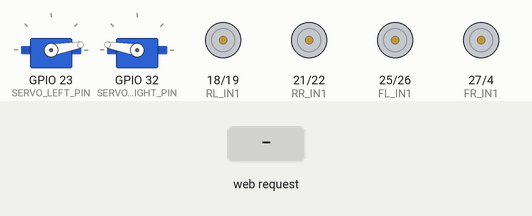
A sketch run on a simulated ESP32. Parts: 2 × servo, motor-driver pin pairs drawn as motors (green arrow = first pin HIGH = forward, orange = second pin HIGH = backward, longer = more drive). The inputs (shaded band) are chosen by the test bench. WiFi joins after 1.5 s; servers stay silent unless stated; what the sketch prints to the serial monitor is not drawn.

Above: at 2.7 s.
2.8 s: HTTP request GET /move?cmd=F received
At 3.2 s:
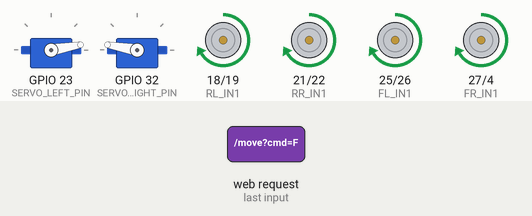
4.9 s: HTTP request GET /move?cmd=B received
7.0 s: HTTP request GET /move?cmd=SL received
At 7.4 s:
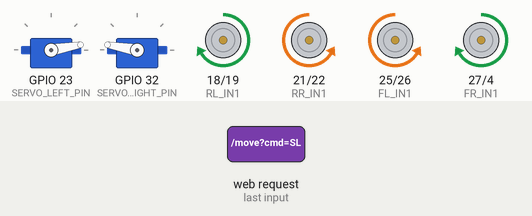
9.1 s: HTTP request GET /move?cmd=SR received
At 9.5 s:
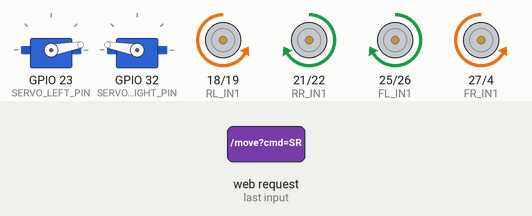
Timing chart, 0 to 12.1 s (numbered marks = the images above; inputs shaded):
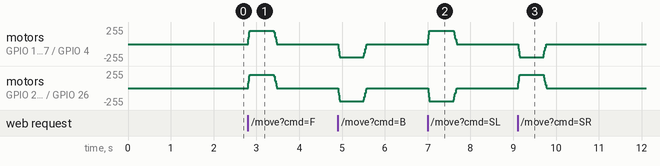

Measured:
- after the input at 2.8 s, motor on GPIO 18 (RL_IN1) / GPIO 19 (RL_IN2), motor on GPIO 21 (RR_IN1) / GPIO 22 (RR_IN2), motor on GPIO 25 (FL_IN1) / GPIO 26 (FL_IN2), motor on GPIO 27 (FR_IN1) / GPIO 4 (FR_IN2): rises from stopped to forward 200/255 in 0.03 s, then falls to stopped in 0.64 s
- after the input at 7.0 s, motor on GPIO 18 (RL_IN1) / GPIO 19 (RL_IN2), motor on GPIO 27 (FR_IN1) / GPIO 4 (FR_IN2): rises from stopped to forward 200/255 in 0.03 s, then falls to stopped in 0.64 s
- after the input at 9.1 s, motor on GPIO 21 (RR_IN1) / GPIO 22 (RR_IN2), motor on GPIO 25 (FL_IN1) / GPIO 26 (FL_IN2): rises from stopped to forward 200/255 in 0.03 s, then falls to stopped in 0.63 s

The sketch:

manual.ino
```cpp
#include <WiFi.h>
#include <WebServer.h>
#include <ESP32Servo.h>

// =================================================================
// 1. NETWORK CONFIGURATION
// =================================================================
const char* WIFI_SSID     = "OX";
const char* WIFI_PASSWORD = "sadman02610";

// =================================================================
// 2. UPDATED PIN ASSIGNMENTS (GPIO 14 -> GPIO 4)
// =================================================================
// Front Left (FL)
#define FL_IN1 25
#define FL_IN2 26

// Front Right (FR) - CHANGED IN2 TO GPIO 4
#define FR_IN1 27
#define FR_IN2 4

// Rear Left (RL)
#define RL_IN1 18
#define RL_IN2 19

// Rear Right (RR)
#define RR_IN1 21
#define RR_IN2 22

// Servo Pins
#define SERVO_LEFT_PIN  23
#define SERVO_RIGHT_PIN 32

// Servo Angles
#define ARM_LEFT_DOWN   10
#define ARM_LEFT_UP     110
#define ARM_RIGHT_DOWN  170
#define ARM_RIGHT_UP    70

Servo leftServo;
Servo rightServo;
WebServer server(80);

int currentSpeed = 200;
unsigned long lastHeartbeatTime = 0;
const unsigned long WATCHDOG_TIMEOUT_MS = 600;

// Non-blocking Speed Ramping
int targetFL = 0, targetFR = 0, targetRL = 0, targetRR = 0;
int actualFL = 0, actualFR = 0, actualRL = 0, actualRR = 0;

unsigned long lastRampUpdate = 0;
const unsigned long RAMP_INTERVAL_MS = 8;
const int RAMP_STEP_UP   = 35;
const int RAMP_STEP_DOWN = 22;

// Embedded HTML
const char INDEX_HTML[] PROGMEM = R"rawliteral(
<!DOCTYPE html>
<html lang="en">
<head>
  <meta charset="UTF-8">
  <meta name="viewport" content="width=device-width, initial-scale=1.0, maximum-scale=1.0, user-scalable=no">
  <title>RESONO — Controller</title>
  <style>
    * { box-sizing: border-box; -webkit-touch-callout: none; -webkit-user-select: none; user-select: none; touch-action: none; }
    body { background: #0b1120; color: #f8fafc; font-family: -apple-system, BlinkMacSystemFont, "Segoe UI", Roboto, sans-serif; margin: 0; padding: 16px; display: flex; flex-direction: column; align-items: center; }
    .header { text-align: center; margin-bottom: 12px; }
    .header h1 { margin: 0; font-size: 22px; color: #38bdf8; letter-spacing: 2px; }
    .header p { margin: 2px 0 0 0; font-size: 11px; color: #94a3b8; }
    .badge { display: inline-block; padding: 3px 8px; border-radius: 999px; background: rgba(56, 189, 248, 0.15); color: #38bdf8; font-size: 11px; font-weight: 600; margin-top: 4px; }
    .card { background: #1e293b; border-radius: 16px; padding: 14px; width: 100%; max-width: 360px; box-shadow: 0 4px 20px rgba(0,0,0,0.4); margin-bottom: 14px; border: 1px solid #334155; }
    .section-title { font-size: 12px; text-transform: uppercase; letter-spacing: 1px; color: #94a3b8; margin-bottom: 10px; font-weight: 700; }
    .grid { display: grid; grid-template-columns: repeat(3, 1fr); gap: 10px; }
    button.btn { background: #334155; color: #f8fafc; border: 1px solid #475569; border-radius: 12px; width: 100%; height: 58px; font-size: 20px; font-weight: 600; display: flex; justify-content: center; align-items: center; cursor: pointer; transition: background 0.05s ease, transform 0.05s ease; }
    button.btn:active, button.btn.active { background: #38bdf8 !important; color: #0b1120 !important; border-color: #38bdf8 !important; transform: scale(0.96); }
    button.btn-stop { background: #ef4444 !important; border-color: #dc2626 !important; color: white !important; font-size: 13px; }
    .arm-grid { display: grid; grid-template-columns: 1fr; gap: 8px; }
    .btn-arm-up { background: #0284c7 !important; border-color: #0ea5e9 !important; height: 48px !important; font-size: 14px !important; }
    .btn-arm-down { background: #475569 !important; border-color: #64748b !important; height: 40px !important; font-size: 13px !important; }
    .slider-container { margin-top: 12px; }
    .slider-header { display: flex; justify-content: space-between; font-size: 12px; color: #94a3b8; margin-bottom: 6px; }
    input[type=range] { width: 100%; height: 6px; background: #475569; border-radius: 4px; outline: none; -webkit-appearance: none; }
    input[type=range]::-webkit-slider-thumb { -webkit-appearance: none; width: 22px; height: 22px; border-radius: 50%; background: #38bdf8; cursor: pointer; }
  </style>
</head>
<body>
  <div class="header">
    <h1>RESONO</h1>
    <p>Odyssey X • WRO 2026</p>
    <div class="badge">ESP32 Clean Boot</div>
  </div>
  <div class="card">
    <div class="section-title">4WD Mecanum Base</div>
    <div class="grid">
      <button class="btn" id="btnTL">↺</button>
      <button class="btn" id="btnF">▲</button>
      <button class="btn" id="btnTR">↻</button>
      <button class="btn" id="btnSL">◀</button>
      <button class="btn btn-stop" id="btnStop">STOP</button>
      <button class="btn" id="btnSR">▶</button>
      <div></div>
      <button class="btn" id="btnB">▼</button>
      <div></div>
    </div>
    <div class="slider-container">
      <div class="slider-header">
        <span>Motor Speed PWM (0 - 255)</span>
        <span id="speedVal">200</span>
      </div>
      <input type="range" min="0" max="255" value="200" id="speedSlider" oninput="updateSpeedDisplay(this.value)" onchange="sendSpeed(this.value)">
    </div>
  </div>
  <div class="card">
    <div class="section-title">Robotic Arms & Cue</div>
    <div class="arm-grid">
      <button class="btn btn-arm-up" onclick="sendArm('up')">🙌 RAISE BOTH ARMS</button>
      <button class="btn btn-arm-down" onclick="sendArm('down')">👇 Lower Both Arms</button>
    </div>
  </div>
  <script>
    let activeCmd = null;
    let heartbeatInterval = null;
    function sendCommand(cmd) { fetch('/move?cmd=' + cmd).catch(() => {}); }
    function startHold(cmd, element) {
      if (activeCmd === cmd) return;
      activeCmd = cmd;
      if (element) element.classList.add('active');
      sendCommand(cmd);
      if (heartbeatInterval) clearInterval(heartbeatInterval);
      heartbeatInterval = setInterval(() => { if (activeCmd) sendCommand(activeCmd); }, 120);
    }
    function stopHold(element) {
      if (!activeCmd) return;
      activeCmd = null;
      if (heartbeatInterval) { clearInterval(heartbeatInterval); heartbeatInterval = null; }
      if (element) element.classList.remove('active');
      sendCommand('STOP');
    }
    function bindButton(id, cmd) {
      const el = document.getElementById(id);
      if (!el) return;
      const onStart = (e) => { e.preventDefault(); startHold(cmd, el); };
      const onEnd   = (e) => { e.preventDefault(); stopHold(el); };
      el.addEventListener('mousedown', onStart);
      el.addEventListener('mouseup', onEnd);
      el.addEventListener('mouseleave', onEnd);
      el.addEventListener('touchstart', onStart, { passive: false });
      el.addEventListener('touchend', onEnd, { passive: false });
      el.addEventListener('touchcancel', onEnd, { passive: false });
    }
    bindButton('btnF', 'F'); bindButton('btnB', 'B'); bindButton('btnSL', 'SL');
    bindButton('btnSR', 'SR'); bindButton('btnTL', 'TL'); bindButton('btnTR', 'TR');
    document.getElementById('btnStop').addEventListener('click', () => { stopHold(null); });
    function sendArm(action) { fetch('/arms?state=' + action).catch(() => {}); }
    function updateSpeedDisplay(val) { document.getElementById('speedVal').innerText = val; }
    function sendSpeed(val) { fetch('/speed?val=' + val).catch(() => {}); }
    window.addEventListener('blur', () => { stopHold(null); });
  </script>
</body>
</html>
)rawliteral";

void applyMotorPWM(int in1, int in2, int speed) {
  if (speed > 0) {
    analogWrite(in1, speed);
    analogWrite(in2, 0);
  } else if (speed < 0) {
    analogWrite(in1, 0);
    analogWrite(in2, -speed);
  } else {
    analogWrite(in1, 0);
    analogWrite(in2, 0);
  }
}

int calculateRamp(int current, int target) {
  if (current == target) return current;
  int step = (abs(target) < abs(current)) ? RAMP_STEP_DOWN : RAMP_STEP_UP;
  if (current < target) {
    current += step;
    if (current > target) current = target;
  } else {
    current -= step;
    if (current < target) current = target;
  }
  return current;
}

void updateMotorRamping() {
  actualFL = calculateRamp(actualFL, targetFL);
  actualFR = calculateRamp(actualFR, targetFR);
  actualRL = calculateRamp(actualRL, targetRL);
  actualRR = calculateRamp(actualRR, targetRR);

  applyMotorPWM(FL_IN1, FL_IN2, actualFL);
  applyMotorPWM(FR_IN1, FR_IN2, actualFR);
  applyMotorPWM(RL_IN1, RL_IN2, actualRL);
  applyMotorPWM(RR_IN1, RR_IN2, actualRR);
}

void setTargetSpeeds(int fl, int fr, int rl, int rr) {
  targetFL = fl; targetFR = fr; targetRL = rl; targetRR = rr;
  lastHeartbeatTime = millis();
}

void stopMotors() { setTargetSpeeds(0, 0, 0, 0); }

void handleRoot() { server.send(200, "text/html", INDEX_HTML); }

void handleMove() {
  if (!server.hasArg("cmd")) { server.send(400, "text/plain", "Missing cmd"); return; }
  String cmd = server.arg("cmd");
  int spd = currentSpeed;

  if (cmd == "F")       setTargetSpeeds(spd, spd, spd, spd);
  else if (cmd == "B")  setTargetSpeeds(-spd, -spd, -spd, -spd);
  else if (cmd == "SL") setTargetSpeeds(-spd, spd, spd, -spd);
  else if (cmd == "SR") setTargetSpeeds(spd, -spd, -spd, spd);
  else if (cmd == "TL") setTargetSpeeds(-spd, spd, -spd, spd);
  else if (cmd == "TR") setTargetSpeeds(spd, -spd, spd, -spd);
  else                  stopMotors();

  server.send(200, "text/plain", "OK");
}

void handleArms() {
  if (!server.hasArg("state")) { server.send(400, "text/plain", "Missing state"); return; }
  String state = server.arg("state");
  if (state == "up") {
    leftServo.write(ARM_LEFT_UP);
    rightServo.write(ARM_RIGHT_UP);
  } else if (state == "down") {
    leftServo.write(ARM_LEFT_DOWN);
    rightServo.write(ARM_RIGHT_DOWN);
  }
  server.send(200, "text/plain", "OK");
}

void handleSpeed() {
  if (server.hasArg("val")) {
    currentSpeed = constrain(server.arg("val").toInt(), 0, 255);
  }
  server.send(200, "text/plain", "OK");
}

void setup() {
  // 1. INSTANT MOTOR SHUTOFF (Executed in microseconds before anything else)
  pinMode(FL_IN1, OUTPUT); pinMode(FL_IN2, OUTPUT);
  pinMode(FR_IN1, OUTPUT); pinMode(FR_IN2, OUTPUT);
  pinMode(RL_IN1, OUTPUT); pinMode(RL_IN2, OUTPUT);
  pinMode(RR_IN1, OUTPUT); pinMode(RR_IN2, OUTPUT);

  digitalWrite(FL_IN1, LOW); digitalWrite(FL_IN2, LOW);
  digitalWrite(FR_IN1, LOW); digitalWrite(FR_IN2, LOW);
  digitalWrite(RL_IN1, LOW); digitalWrite(RL_IN2, LOW);
  digitalWrite(RR_IN1, LOW); digitalWrite(RR_IN2, LOW);

  Serial.begin(115200);

  // 2. Servos
  ESP32PWM::allocateTimer(0);
  ESP32PWM::allocateTimer(1);
  ESP32PWM::allocateTimer(2);
  ESP32PWM::allocateTimer(3);
  leftServo.setPeriodHertz(50);
  rightServo.setPeriodHertz(50);
  leftServo.attach(SERVO_LEFT_PIN, 500, 2400);
  rightServo.attach(SERVO_RIGHT_PIN, 500, 2400);
  leftServo.write(ARM_LEFT_DOWN);
  rightServo.write(ARM_RIGHT_DOWN);

  // 3. Wi-Fi
  Serial.printf("Connecting to Wi-Fi Hotspot: %s ", WIFI_SSID);
  WiFi.mode(WIFI_STA);
  WiFi.begin(WIFI_SSID, WIFI_PASSWORD);
  while (WiFi.status() != WL_CONNECTED) {
    delay(300);
    Serial.print(".");
  }

  Serial.println("\n[SUCCESS] Connected!");
  Serial.print(">>> Web Controller URL: http://");
  Serial.println(WiFi.localIP());

  server.on("/", HTTP_GET, handleRoot);
  server.on("/move", HTTP_GET, handleMove);
  server.on("/arms", HTTP_GET, handleArms);
  server.on("/speed", HTTP_GET, handleSpeed);
  server.begin();
}

void loop() {
  server.handleClient();

  if (millis() - lastRampUpdate >= RAMP_INTERVAL_MS) {
    lastRampUpdate = millis();
    updateMotorRamping();
  }

  if (millis() - lastHeartbeatTime > WATCHDOG_TIMEOUT_MS) {
    targetFL = 0; targetFR = 0; targetRL = 0; targetRR = 0;
  }
}
```
